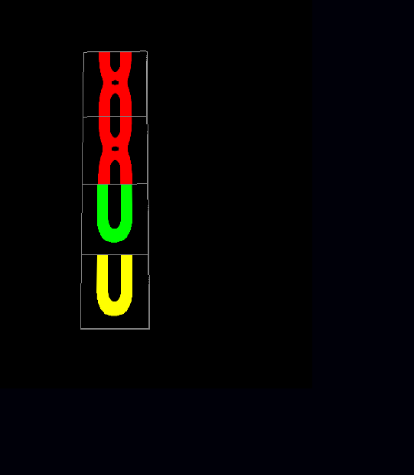
#> input picture data/Ex_input01_02.png, 414 x 475 px
$ python -i transformer.py   (imports and definitions only)
#> lines starting #> are read from the running program, lines starting #| are printed output that depends on the picture
#> further down, picture is the input picture: shape (475, 414, 3); mean B, G, R 4.1, 4.2, 6.6
# Classe para normalizar a imagem
import cv2
import numpy as np
import matplotlib.pyplot as plt

class ImageTransformer:
    def __init__(self, tamanho=(300, 300)):
        self.tamanho = tamanho  # Define o tamanho para o redimensionamento da imagem

    def redimensionar(self, imagem):
        # Redimensionar a imagem para o tamanho padrão
        imagem_redimensionada = cv2.resize(imagem, self.tamanho)
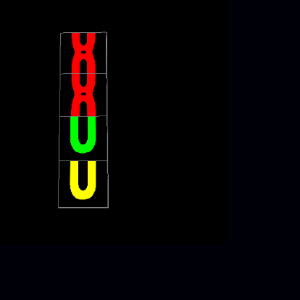
#> imagem_redimensionada: shape (300, 300, 3); mean B, G, R 4.1, 4.3, 6.6
        return imagem_redimensionada

    def normalizar(self, imagem):
        # Normalizar a imagem, convertendo os valores de pixel para o intervalo [0, 1]
        imagem_normalizada = imagem / 255.0  # Divide pelos valores máximos de pixel (255) para normalizar
        return imagem_normalizada

    def redimensionar_e_normalizar(self, imagem):
        # Combina o redimensionamento e a normalização em um único passo
        imagem_redimensionada = self.redimensionar(imagem)
        imagem_normalizada = self.normalizar(imagem_redimensionada)

        # Exibição das imagens (original e redimensionada)
        self.visualizar(imagem, imagem_redimensionada)

        return imagem_normalizada

    def visualizar(self, imagem_original, imagem_redimensionada):
        # Verificar se a imagem está sendo carregada corretamente
        if imagem_original is None or imagem_redimensionada is None:
            print("Erro: uma das imagens não foi carregada corretamente.")
            return

        # Mostrar as imagens lado a lado para comparação
        plt.figure(figsize=(12, 6))

        # Exibir imagem original
        plt.subplot(1, 2, 1)
        plt.title("Imagem Original")
        plt.imshow(cv2.cvtColor(imagem_original, cv2.COLOR_BGR2RGB))
        plt.axis("off")

        # Exibir imagem redimensionada
        plt.subplot(1, 2, 2)
        plt.title("Imagem Redimensionada")
        plt.imshow(cv2.cvtColor(imagem_redimensionada, cv2.COLOR_BGR2RGB))
        plt.axis("off")

        # Mostrar as imagens
        plt.show()
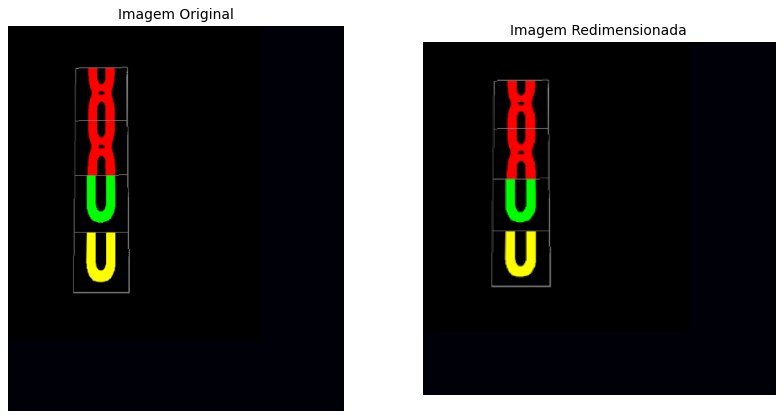
#> figure drawn by matplotlib, 2 panels

>>> import cv2
>>> picture = cv2.imread('../data/Ex_input01_02.png')
>>> result = ImageTransformer().redimensionar_e_normalizar(picture)

$ run again, on data/Ex_input01_03.png
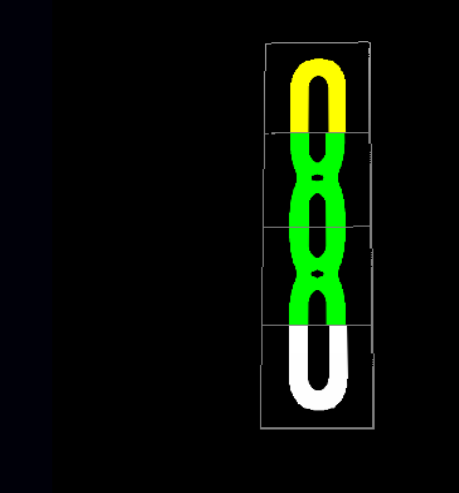
#> input picture data/Ex_input01_03.png, 459 x 493 px
#> picture is the input picture: shape (493, 459, 3); mean B, G, R 6, 16.7, 8
#> in redimensionar, `imagem_redimensionada = cv2.resize(imagem, self.tamanho)`:
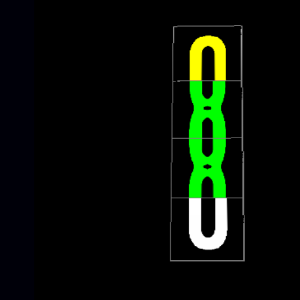
#> imagem_redimensionada: shape (300, 300, 3); mean B, G, R 6, 16.7, 8
#> in visualizar, `plt.show()`:
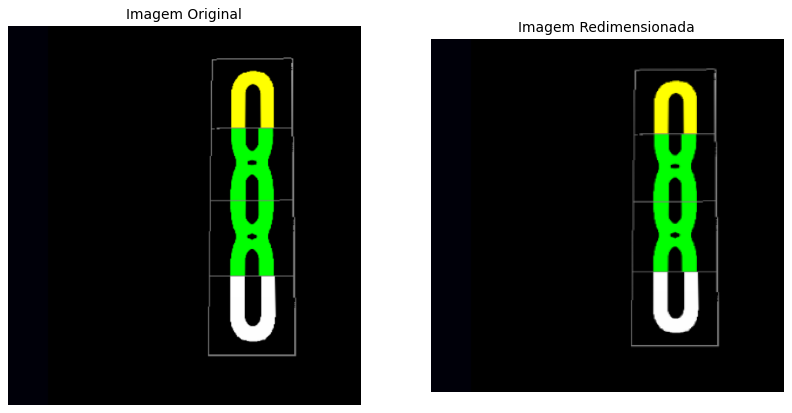
#> figure drawn by matplotlib, 2 panels
